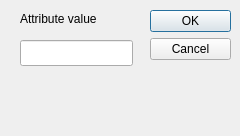
<?xml version="1.0" encoding="UTF-8"?>
<ui version="4.0">
 <class>CDlgAttr</class>
 <widget class="QDialog" name="CDlgAttr">
  <property name="geometry">
   <rect>
    <x>0</x>
    <y>0</y>
    <width>240</width>
    <height>136</height>
   </rect>
  </property>
  <property name="windowTitle">
   <string>Edit Attribute</string>
  </property>
  <widget class="QDialogButtonBox" name="buttonBox">
   <property name="geometry">
    <rect>
     <x>150</x>
     <y>10</y>
     <width>81</width>
     <height>301</height>
    </rect>
   </property>
   <property name="orientation">
    <enum>Qt::Vertical</enum>
   </property>
   <property name="standardButtons">
    <set>QDialogButtonBox::Cancel|QDialogButtonBox::Ok</set>
   </property>
  </widget>
  <widget class="QLabel" name="label">
   <property name="geometry">
    <rect>
     <x>20</x>
     <y>10</y>
     <width>121</width>
     <height>18</height>
    </rect>
   </property>
   <property name="text">
    <string>Attribute value</string>
   </property>
  </widget>
  <widget class="QLineEdit" name="lineEdit">
   <property name="geometry">
    <rect>
     <x>20</x>
     <y>40</y>
     <width>113</width>
     <height>26</height>
    </rect>
   </property>
  </widget>
 </widget>
 <tabstops>
  <tabstop>lineEdit</tabstop>
 </tabstops>
 <resources/>
 <connections>
  <connection>
   <sender>buttonBox</sender>
   <signal>accepted()</signal>
   <receiver>CDlgAttr</receiver>
   <slot>accept()</slot>
   <hints>
    <hint type="sourcelabel">
     <x>248</x>
     <y>254</y>
    </hint>
    <hint type="destinationlabel">
     <x>157</x>
     <y>274</y>
    </hint>
   </hints>
  </connection>
  <connection>
   <sender>buttonBox</sender>
   <signal>rejected()</signal>
   <receiver>CDlgAttr</receiver>
   <slot>reject()</slot>
   <hints>
    <hint type="sourcelabel">
     <x>316</x>
     <y>260</y>
    </hint>
    <hint type="destinationlabel">
     <x>286</x>
     <y>274</y>
    </hint>
   </hints>
  </connection>
 </connections>
</ui>
